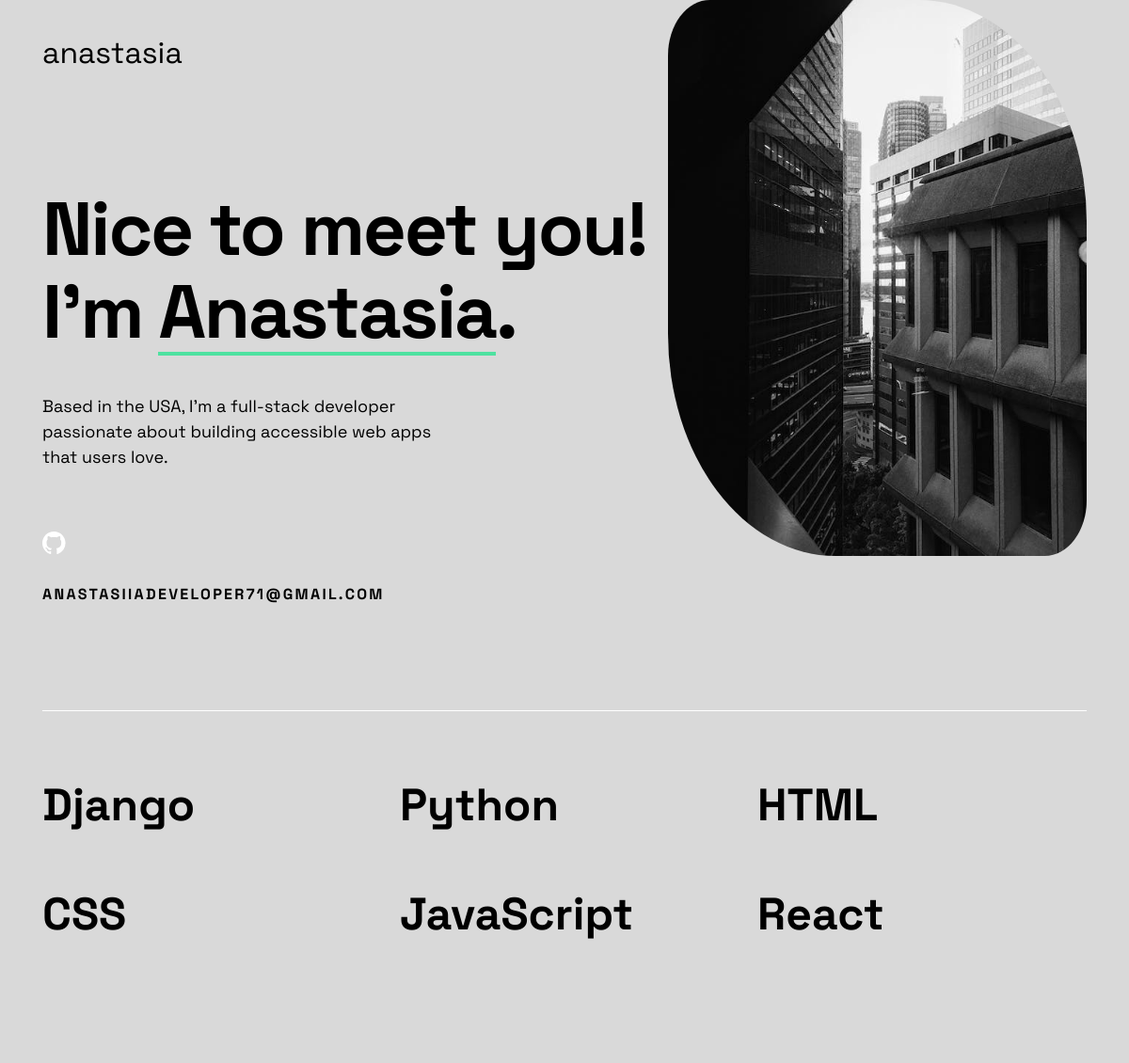
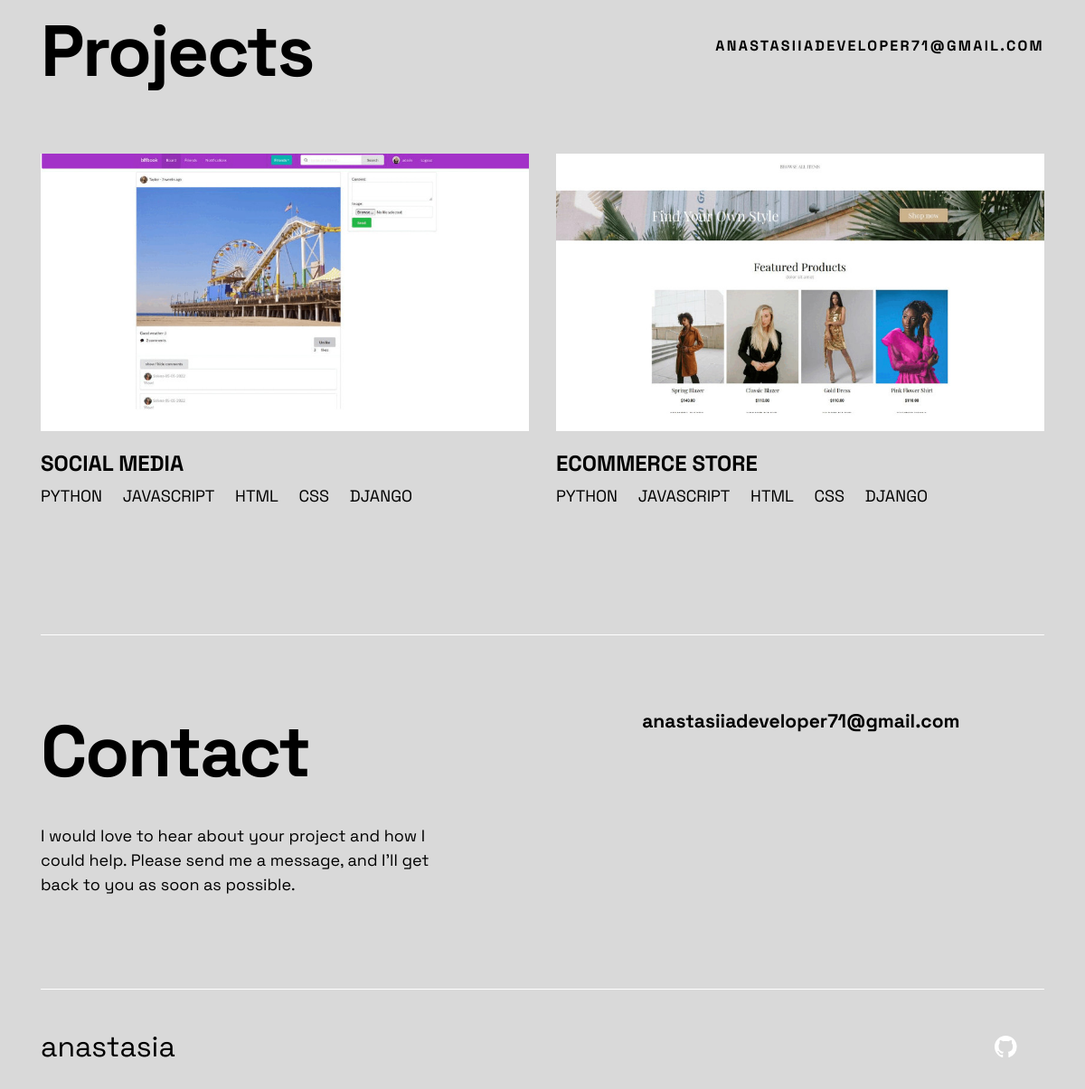
The page / on the database its author committed (2 pictures, top to bottom).
### base/models.py (models this page shows)
class Post(models.Model):
    name = models.CharField(max_length=100)
    tags = models.ManyToManyField(Tag, null=True)
    image = models.ImageField(null=True, blank=True, upload_to='images')
    url = models.URLField(max_length = 200, default=None, null=True, blank=True)

class Tag(models.Model):
    name = models.CharField(max_length=20)
    def __str__(self):
        return self.name

### base/views.py (the view)
# urls.py: 2. Add a URL to urlpatterns:  path('', views.home, name='home')
def home(request):
    posts = Post.objects.all()
    context = {'posts': posts}
    return render(request, 'base/home.html', context)

### base/templates/base/home.html (shortened to what this page needs)
<!DOCTYPE html>
{% load static %}
<html lang="en">
<head>
    <link rel="stylesheet" href="static/css/style.css" />
</head>
<body>
    <header class="header">
        <div class="wrapper">
          <nav class="header__nav">
            <a href="/" class="header__home">
              anastasia
            </a>
          </nav>
        </div>
      </header>
    <main id="main">
        <section class="hero">
            <div class="wrapper hero__wrapper bottom-border">
              <div class="hero__content">
                <picture>
                  <source
                    media="(min-width: 62.5em)"
                    srcset="/static/images/images/pexels-photo-15478804.jpeg"
                  />
                  <source
                    media="(min-width: 37.5em)"
                    srcset="/static/images/images/pexels-photo-15478804.jpeg"
                  />
                  <img
                    class="hero__image"
                    src="/static/images/images/pexels-photo-15478804.jpeg"
                    alt="picture"
                    width="174"
                    height="383"
                    style="border-radius: 10% 40%;"
                  />
                </picture>
                <div class="hero__text">
                  <h1 class="hero__headline header-xl">
                    Nice to<br />
                    meet you!
                    <br/>
                     I'm <span>Anastasia</span>.
                  </h1>
                  <p class="hero__description">
                    Based in the USA, I'm a full-stack developer passionate about
                    building accessible web apps that users love.
                  </p>
                  <a href="https://github.com/AnastasiiaK120" class="header__social">
                  </a>
                  <br />
                  <a href="#contact" class="hero__contact underline">anastasiiadeveloper71@gmail.com</a>
                </div>
              </div>
            </div>
          </section>
          <section class="skills">
            <div class="wrapper skills__wrapper  bottom-border border-top">
              <div class="skills__item">
                <h3 class="skills__title">Django</h3>
              </div>
              <div class="skills__item">
                <h3 class="skills__title">Python</h3>
              </div>
              <div class="skills__item">
                <h3 class="skills__title">HTML</h3>
              </div>
              <div class="skills__item">
                <h3 class="skills__title">CSS</h3>
              </div>
              <div class="skills__item">
                <h3 class="skills__title">JavaScript</h3>
              </div>
              <div class="skills__item">
                <h3 class="skills__title">React</h3>
              </div>
            </div>
          </section>
    </main>
    <section class="projects">
      <div class="wrapper projects__wrapper bottom-border border-top">
        <div class="projects__grid">
          <h2 class="projects__headline header-xl">Projects</h2>
          <a href="" class="projects__contact underline"
            >anastasiiadeveloper71@gmail.com</a
          >
          {% for post in posts %}
          <div class="projects__item">
            <picture class="projects__picture">
              <source
                media="(min-width: 62.5em)"
                srcset="{{post.image.url}}"
              />
              <img
                class="projects__image"
                src="{{post.image.url}}"
                width="343"
                height="253"
              />
            </picture>
            <h3 class="projects__name">{{post.name}}</h3>
            <p class="projects__tags">
              {% for tag in post.tags.all %}
              <span>{{tag}}</span>
              {% endfor %}
            </p>
          </div>
          {% endfor %}
        </div>
      </div>
    </section>
    <section id="contact" class="contact bg-less-dark">
      <div class="wrapper contact__wrapper bottom-border">
        <div class="contact__text">
          <h2 class="contact__headline header-xl">Contact</h2>
          <p class="contact__description">
            I would love to hear about your project and how I could help.
            Please send me a message, and I'll get back to you as soon as
            possible.
          </p>
        </div>
        <h3>anastasiiadeveloper71@gmail.com </h3>
      </div>
    </section>
  <footer class="footer bg-less-dark">
    <div class="wrapper">
      <nav class="header__nav">
        <a href="/" class="header__home">
          anastasia
        </a>
        <a href="https://github.com/AnastasiiaK120" class="header__social">
        </a>
      </nav>
    </div>
  </footer>
</body>
</html>

### rows shown on the page
Post: image (picture), name "SOCIAL MEDIA"
Tag: name "PYTHON"
Tag: name "JAVASCRIPT"
Tag: name "HTML"
Tag: name "CSS"
Tag: name "DJANGO"
Post: image (picture), name "ECOMMERCE STORE"
